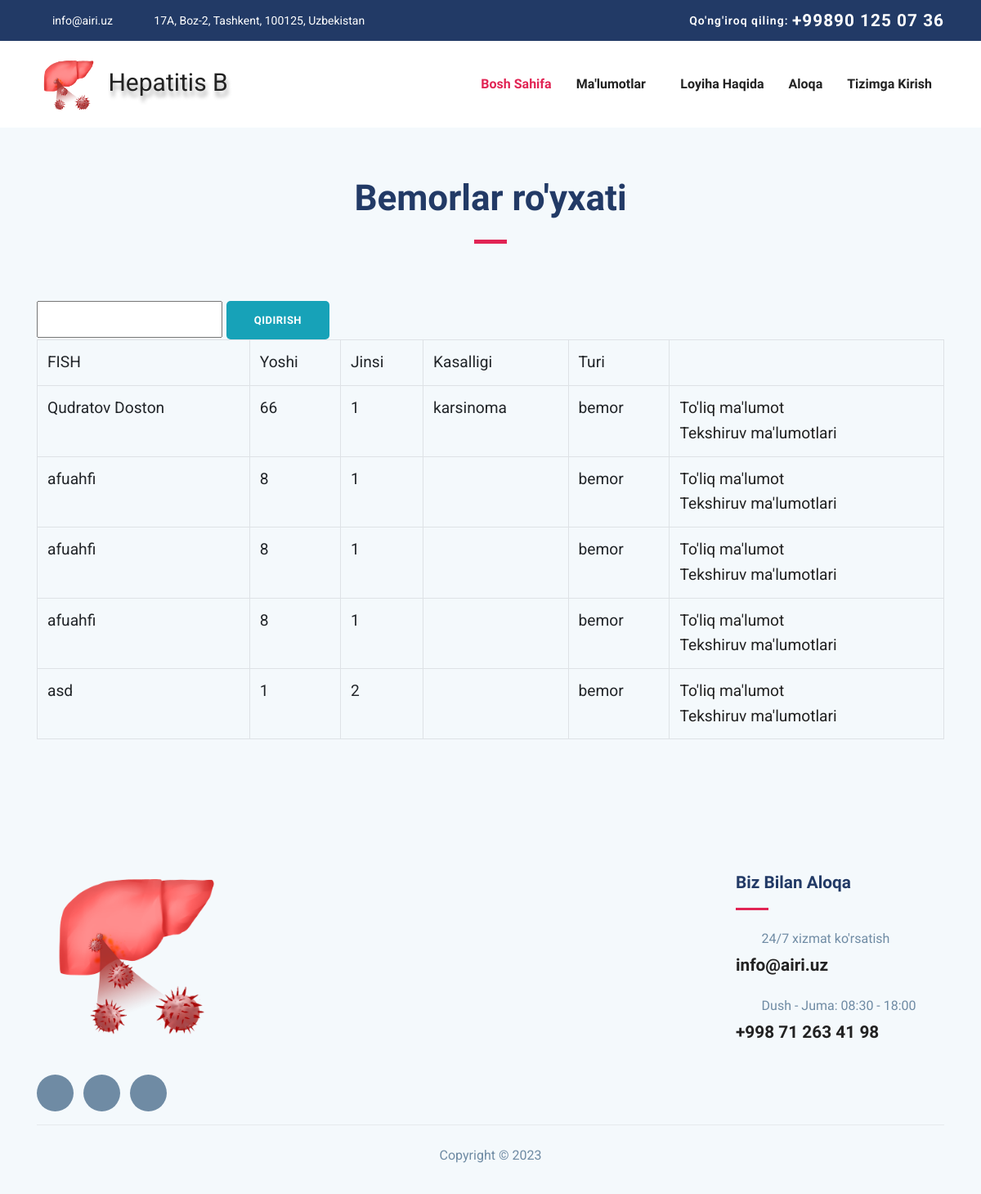
/bemorlar, run on an earlier commit of the app's database.
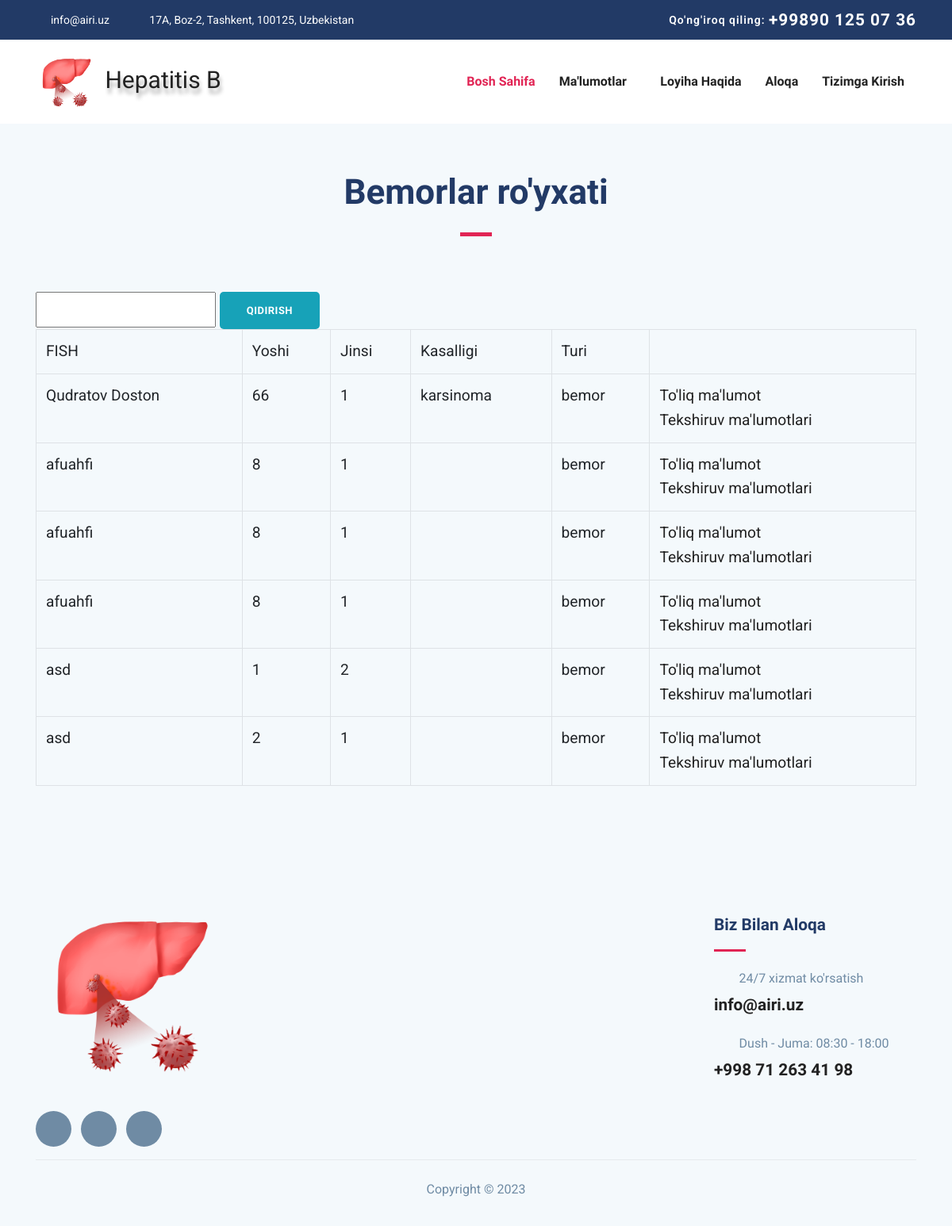
And on a later commit of the database.
### dissapp/models.py (models this page shows)
class Bemorlar(models.Model):
    fio = models.CharField(max_length=255)
    yosh = models.IntegerField(null=True, blank=True)
    pol = models.IntegerField(null=True, blank=True)
    vdnk = models.BigIntegerField(null=True, blank=True)
    qHBsAg = models.BigIntegerField(null=True, blank=True)
    antihcv = models.BigIntegerField(null=True, blank=True)
    antihdv = models.BigIntegerField(null=True, blank=True)
    rnk_vgv = models.BigIntegerField(null=True, blank=True)
    rnk_vgd = models.BigIntegerField(null=True, blank=True)
    gemoglabin = models.FloatField(null=True, blank=True)
    eritrotsit = models.FloatField(null=True, blank=True)
    rang = models.FloatField(null=True, blank=True)
    trombosit = models.FloatField(null=True, blank=True)
    leykosit = models.FloatField(null=True, blank=True)
    sya = models.FloatField(null=True, blank=True)
    monotsit = models.FloatField(null=True, blank=True)
    limfotsit = models.FloatField(null=True, blank=True)
    echt = models.FloatField(null=True, blank=True)
    alt = models.FloatField(null=True, blank=True)
    ast = models.FloatField(null=True, blank=True)
    bilurbin = models.FloatField(null=True, blank=True)
    kreatinin = models.FloatField(null=True, blank=True)
    mochevina = models.FloatField(null=True, blank=True)
    uzi = models.IntegerField(null=True, blank=True) # nominal
    belok = models.FloatField(null=True, blank=True)
    fibroskan = models.FloatField(null=True, blank=True)
    albumin = models.FloatField(null=True, blank=True)
    pvt = models.IntegerField(null=True, blank=True)
    shf = models.FloatField(null=True, blank=True)
    klass = models.IntegerField(null=True, blank=True)
    created_at = models.DateTimeField(auto_now_add=True)
    turi = models.IntegerField(default=None, null=True, blank=True) # 1 = train
    def user_directory_path(instance, filename):
        from datetime import datetime
        _datetime = datetime.now()
        datetime_str = _datetime.strftime("%Y/%m/%d")
        return '{2}/{0}-{1}'.format(instance.id, ".pdf", datetime_str)
    izoh = models.TextField(null=True, blank=True)
    tekshiruv_fayli = models.FileField(upload_to =user_directory_path, null=True, blank=True) #'uploads/%Y/%m/%d/'
    doktor = models.ForeignKey(settings.AUTH_USER_MODEL, on_delete=models.CASCADE, default=1)

### dissapp/views.py (the view)
# urls.py: path("bemorlar", views.bemorlar, name="bemorlar_list"),
def bemorlar(request):
    from django.db.models import Q
    fish = request.GET.get('fish', None)
    if fish is None:
        bemorlar = Bemorlar.objects.filter(~Q(turi=1)).order_by('fio').all()
    else:
        bemorlar = Bemorlar.objects.filter(~Q(turi=1), fio__icontains=fish).order_by('fio').all()
    return render(request, 'bemorlar_list.html', context={'bemorlar':bemorlar})

### templates/bemorlar_list.html (shortened to what this page needs)
{% extends 'base.html' %}
{% load my_filters %}
{% load static %}
{% block content %}
<section class="section mysection gray-bg">
    <div class="container">
        <div class="row justify-content-center">
            <div class="col-lg-12 text-center">
                <div class="section-title">
                    <h2>Bemorlar ro'yxati</h2>
                    <div class="divider mx-auto my-4"></div>
                </div>
            </div>
        </div>
        <div class="row">
            <div class="col">
                <form method="get">
                    <input type="text" name="fish">
                    <input type="submit" value="Qidirish" class="btn btn-info">
                </form>
            </div>
        </div>
        <div class="row">
            <div class="col-lg-12">
                <table class="table table-hover table-bordered">
                    <tr>
                        <td>FISH</td>
                        <td>Yoshi</td>
                        <td>Jinsi</td>
                        <td>Kasalligi</td>
                        <td>Turi</td>
                        <td></td>
                    </tr>
                    {% for b in bemorlar %}
                    <tr>
                        <td>{{ b.fio }}</td>
                        <td>{{ b.yosh }}</td>
                        <td>{{ b.pol }}</td>
                        <td>{% if b.klass == 1 %}surunkali gepatit{% elif b.klass == 2 %}karsinoma{%elif b.klass == 3 %}sirroz {%endif%}</td>
                        <td>{% if b.turi == 1 %}o'rgatuvchi{%else%} bemor {%endif %}</td>
                        <td>
                            <a href="/bemorlar/{{b.id}}">To'liq ma'lumot</a><br>
                            {% if b.turi != 1 %}
                            <a href="/bemorlar/{{b.id}}/pdf" target="_blank">Tekshiruv ma'lumotlari</a><br>
                            {% endif %}
                        </td>
                    </tr>
                    {% endfor %}
                </table>
            </div>
        </div>
    </div>
</section>
{% endblock %}

### templates/base.html (shortened to what this page needs)
<!DOCTYPE html>
{% load static %}
<html lang="en">
<head>
	<link rel="stylesheet" href="{% static 'assets/plugins/bootstrap/bootstrap.min.css' %}">
	<link rel="stylesheet" href="{% static 'assets/plugins/icofont/icofont.min.css' %}">
	<link rel="stylesheet" href="{% static 'assets/plugins/slick-carousel/slick/slick.css' %}">
	<link rel="stylesheet" href="{% static 'assets/plugins/slick-carousel/slick/slick-theme.css' %}">
	<link rel="stylesheet" href="{% static 'assets/css/style.css' %}">
</head>
<body id="top">
	<header>
		<div class="header-top-bar">
			<div class="container">
				<div class="row align-items-center">
					<div class="col-lg-6">
						<ul class="top-bar-info list-inline-item pl-0 mb-0">
							<li class="list-inline-item"><a href="mailto:info@airi.uz"><i class="icofont-support-faq mr-2"></i>info@airi.uz</a></li>
							<li class="list-inline-item"><i class="icofont-location-pin mr-2"></i>17A, Boz-2, Tashkent, 100125, Uzbekistan</li>
						</ul>
					</div>
					<div class="col-lg-6">
						<div class="text-lg-right top-right-bar mt-2 mt-lg-0">
							<a href="tel:+23-345-67890">
								<span>Qo'ng'iroq qiling: </span>
								<span class="h4">+99890 125 07 36</span>
							</a>
						</div>
					</div>
				</div>
			</div>
		</div>
		<nav class="navbar navbar-expand-lg navigation" id="navbar">
			<div class="container">
				<a class="navbar-brand" href="/">
					<img src="{% static 'assets/images/logo.png' %}" alt="" class="img-fluid">
					Hepatitis B
				</a>
				<div class="collapse navbar-collapse" id="navbarmain">
					<ul class="navbar-nav ml-auto">
						<li class="nav-item active"><a class="nav-link" href="/">Bosh sahifa</a></li>
						<li class="nav-item dropdown">
							<a class="nav-link dropdown-toggle" href="blog-sidebar.html" id="dropdown05" data-toggle="dropdown" aria-haspopup="true" aria-expanded="false">Ma'lumotlar<i class="icofont-thin-down"></i></a>
						</li>
						<li class="nav-item"><a class="nav-link" href="{% url 'loyiha-haqida' %}">Loyiha haqida</a></li>
						<li class="nav-item"><a class="nav-link" href="#">Aloqa</a></li>
						{% if user.is_authenticated %}
						<li class="nav-item dropdown">
							<a class="nav-link dropdown-toggle" href="blog-sidebar.html" id="dropdown05" data-toggle="dropdown" aria-haspopup="true" aria-expanded="false">Gepatit B<i class="icofont-thin-down"></i></a>
							<ul class="dropdown-menu" aria-labelledby="dropdown05">
								<li><a class="dropdown-item" href="{% url 'stability' %}">Alomatlar informativligi</a></li>
								<li><a class="dropdown-item" href="{% url 'classification' %}">Tasniflash aniqligi</a></li>
								<li><a class="dropdown-item" href="{% url 'new_object' %}">Bemorni tashxislash</a></li>
								<li><a class="dropdown-item" href="{% url 'bemorlar_list' %}">Bemorlar ro'yxati</a></li>
								<li><a class="dropdown-item" href="{% url 'statistika' %}">Statistika</a></li>
							</ul>
						</li>
						<li class="nav-item"><a class="nav-link" href="{% url 'logout' %}">Tizimdan chiqish</a></li>
						{% else %}
						<li class="nav-item"><a class="nav-link" href="{% url 'login' %}">Tizimga kirish</a></li>
						{% endif %}
					</ul>
				</div>
			</div>
		</nav>
	</header>
	{% block content %} {% endblock content %}
	<footer class="footer section gray-bg">
		<div class="container">
			<div class="row">
				<div class="col-lg-3 mr-auto col-sm-6">
					<div class="widget mb-5 mb-lg-0">
						<div class="logo mb-4">
							<img src="{% static 'assets/images/logo.png' %}" alt="" class="img-fluid">
						</div>
						<ul class="list-inline footer-socials mt-4">
							<li class="list-inline-item">
								<a href="https://www.facebook.com/themefisher"><i class="icofont-facebook"></i></a>
							</li>
							<li class="list-inline-item">
								<a href="https://twitter.com/themefisher"><i class="icofont-twitter"></i></a>
							</li>
							<li class="list-inline-item">
								<a href="https://www.pinterest.com/themefisher/"><i class="icofont-linkedin"></i></a>
							</li>
						</ul>
					</div>
				</div>
				<div class="col-lg-3 col-md-6 col-sm-6 mt-4">
					<div class="widget widget-contact mb-5 mb-lg-0">
						<h4 class="text-capitalize mb-3">Biz bilan aloqa</h4>
						<div class="divider mb-4"></div>
						<div class="footer-contact-block mb-4">
							<div class="icon d-flex align-items-center">
								<i class="icofont-email mr-3"></i>
								<span class="h6 mb-0">24/7 xizmat ko'rsatish</span>
							</div>
							<h4 class="mt-2"><a href="mailto:info@airi.uz">info@airi.uz</a></h4>
						</div>
						<div class="footer-contact-block">
							<div class="icon d-flex align-items-center">
								<i class="icofont-support mr-3"></i>
								<span class="h6 mb-0">Dush - Juma: 08:30 - 18:00</span>
							</div>
							<h4 class="mt-2"><a href="tel:+23-345-67890">+998 71 263 41 98</a></h4>
						</div>
					</div>
				</div>
			</div>
			<div class="footer-btm py-4 ">
				<div class="row align-items-center justify-content-between">
					<div class="col-lg-12 text-center">
						<div class="copyright">
							Copyright &copy; 2023</a>
						</div>
					</div>
				</div>
			</div>
		</div>
	</footer>
</body>
</html>

### static/assets/css/style.css (style rules this page uses)
html { overflow-x: hidden; }
body { line-height: 1.6; font-family: "Roboto", sans-serif; -webkit-font-smoothing: antialiased; font-size: 16px; color: #6F8BA4; font-weight: 400; overflow-x: hidden; }
h1, .h1, h2, .h2, h3, .h3, h4, .h4, h5, .h5, h6, .h6 { font-family: "Exo", sans-serif; font-weight: 700; color: #222; }
h2, .h2 { font-size: 44px; }
h4, .h4 { font-size: 1.3rem; line-height: 30px; }
h6, .h6 { font-size: 1rem; }
input[type=email], input[type=password], input[type=text], input[type=tel] { box-shadow: none; height: 45px; outline: none; }
.btn { display: inline-block; font-size: 14px; font-size: 0.8125rem; font-weight: 700; letter-spacing: 0.5px; padding: 0.75rem 2rem; font-family: "Exo", sans-serif; text-transform: uppercase; border-radius: 5px; border: 2px solid transparent; transition: all 0.35s ease; }
.section { padding: 100px 0; }
a { color: #222; text-decoration: none; transition: all 0.35s ease; }
.section-title { margin-bottom: 70px; }
.section-title h2 { color: #223a66; }
.gray-bg { background: #f4f9fc; }
#navbarmain .nav-link { font-weight: 600; padding: 15px 15px; color: #222; font-family: "Exo", sans-serif; text-transform: capitalize; font-size: 16px; transition: all 0.25s ease; }
#navbarmain .nav-link:hover, #navbarmain .active .nav-link { color: #e12454; }
.dropdown-toggle::after { display: none; }
.navbar-brand { margin-top: 0; font-size: 30px; text-shadow: 2px 7px 5px rgba(0, 0, 0, 0.3), 0px -4px 10px rgba(255, 255, 255, 0.3); }
.navbar-brand>img { height: 80px; }
.header-top-bar { background: #223a66; font-size: 14px; padding: 10px 0px; box-shadow: 0 1px 2px rgba(0, 0, 0, 0.05); color: #fff; }
.top-bar-info li a { color: #fff; margin-right: 20px; }
.top-right-bar a span { color: #fff; font-weight: 600; letter-spacing: 1px; vertical-align: middle; }
.navigation .dropdown-toggle::after { display: none; }
.divider { width: 40px; height: 5px; background: #e12454; }
.footer { padding-bottom: 10px; padding-top: 20px; }
.logo { font-weight: 600; letter-spacing: 1px; }
.logo>img { height: 250px; }
.widget .divider { height: 3px; }
.widget h4 { color: #223a66; }
.footer-contact-block span { font-weight: 400; color: #6F8BA4; }
.footer-contact-block i { font-size: 20px; }
.footer-btm { border-top: 1px solid rgba(0, 0, 0, 0.06); }
.footer-socials li a { width: 45px; height: 45px; background: #6F8BA4; color: #fff; display: inline-block; text-align: center; border-radius: 100%; padding-top: 12px; }
.mysection { padding-top: 60px; font-size: 1.2em; }

What changed in the data, as far as the page shows it:
added Bemorlar: fio "asd", yosh "2", pol "1", shows "bemor"
